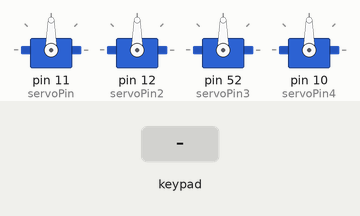
This sketch was run on a simulated Arduino Mega 2560, built with avr-gcc and run on an emulated ATmega2560. On the bench: 4 × servo. Inputs (shaded band) come from the test bench.

Above: at 1.2 s.
1.3 s: key '1' pressed
At 2.5 s:
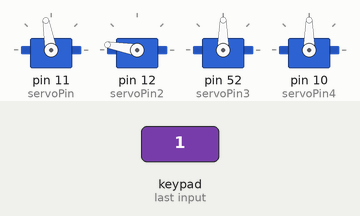
4.3 s: keypad keys 1 3 9 7 2 2 2 2 pressed 0.4 s apart
At 7.1 s:
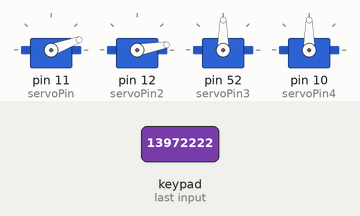
9.5 s: key '3' pressed
At 11.6 s:
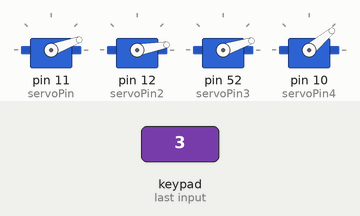
12.0 s: keypad keys 5 1 4 9 4 7 4 5 pressed 0.4 s apart
At 13.4 s:
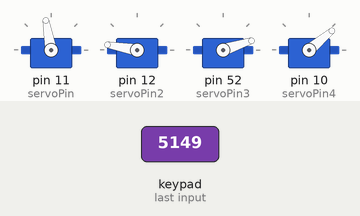
Timing chart, 0 to 15.9 s (numbered marks = the images above; inputs shaded):
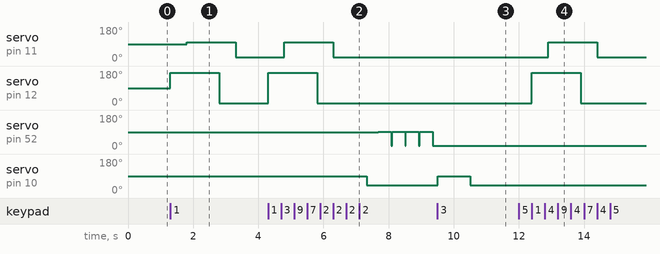

The sketch:

VendingMachine.ino
```cpp
#include <Servo.h>
#include <Keypad.h>

Servo servo;
Servo servo2;
Servo servo3;
Servo servo4;

int servoPin = 11; // servo que empuja las barritas
int servoPin2 = 12; // servo que controla las barritas (abajo)
int servoPin3 = 52; // servo que controla los lacasitos
int servoPin4 = 10; // servo que controla la rampa

// Define la matriz de conexiones del teclado matricial
const byte filas = 4;
const byte columnas = 4;
char teclas[filas][columnas] = {
  {'1', '2', '3', 'A'},
  {'4', '5', '6', 'B'},
  {'7', '8', '9', 'C'},
  {'*', '0', '#', 'D'}
};

// Define los pines utilizados para conectar el teclado matricial
byte pinFilas[filas] = {50, 48, 46, 44};
byte pinColumnas[columnas] = {51, 49, 47, 45};

// Crea el objeto Keypad
Keypad keypad = Keypad(makeKeymap(teclas), pinFilas, pinColumnas, filas, columnas);

void setup() {
  Serial.begin(9600);
  servo.attach(servoPin);
  servo2.attach(servoPin2);
  servo3.attach(servoPin3);
  servo4.attach(servoPin4);
}

void loop() {
  char key = keypad.getKey();

  if (key) {
    if (key == '1') {
      servo2.write(170);
      delay(500);
      servo.write(100);
      delay(1000);
      servo2.write(10);
      delay(500);
      servo.write(20);
    } else if (key == '2') {
      servo3.write(92);
      delay(400);
      servo3.write(18);
    } else if (key == '3') {
      servo4.write(90);
      delay(1000);
      servo4.write(40);
    }
  }
}
```

Measured:
- after the input at 1.3 s, servo on pin 11 (servoPin): 90° → 100° after 0.50 s, → 20° 1.5 s later; servo on pin 12 (servoPin2): 90° → 170° at once, → 10° 1.5 s later
- after the input at 4.3 s, servo on pin 11 (servoPin): 20° → 100° after 0.50 s, → 20° 1.5 s later; servo on pin 12 (servoPin2): 10° → 170° at once, → 10° 1.5 s later; servo on pin 52 (servoPin3): 90° → 92° after 3.4 s, → 18° 1.7 s later; servo on pin 10 (servoPin4): 90° → 40° after 3.0 s
- after the input at 9.5 s, servo on pin 10 (servoPin4): 40° → 90° at once, → 40° 1.0 s later
- after the input at 12.0 s, servo on pin 11 (servoPin): 20° → 100° after 0.90 s, → 20° 1.5 s later; servo on pin 12 (servoPin2): 10° → 170° after 0.40 s, → 10° 1.5 s later
